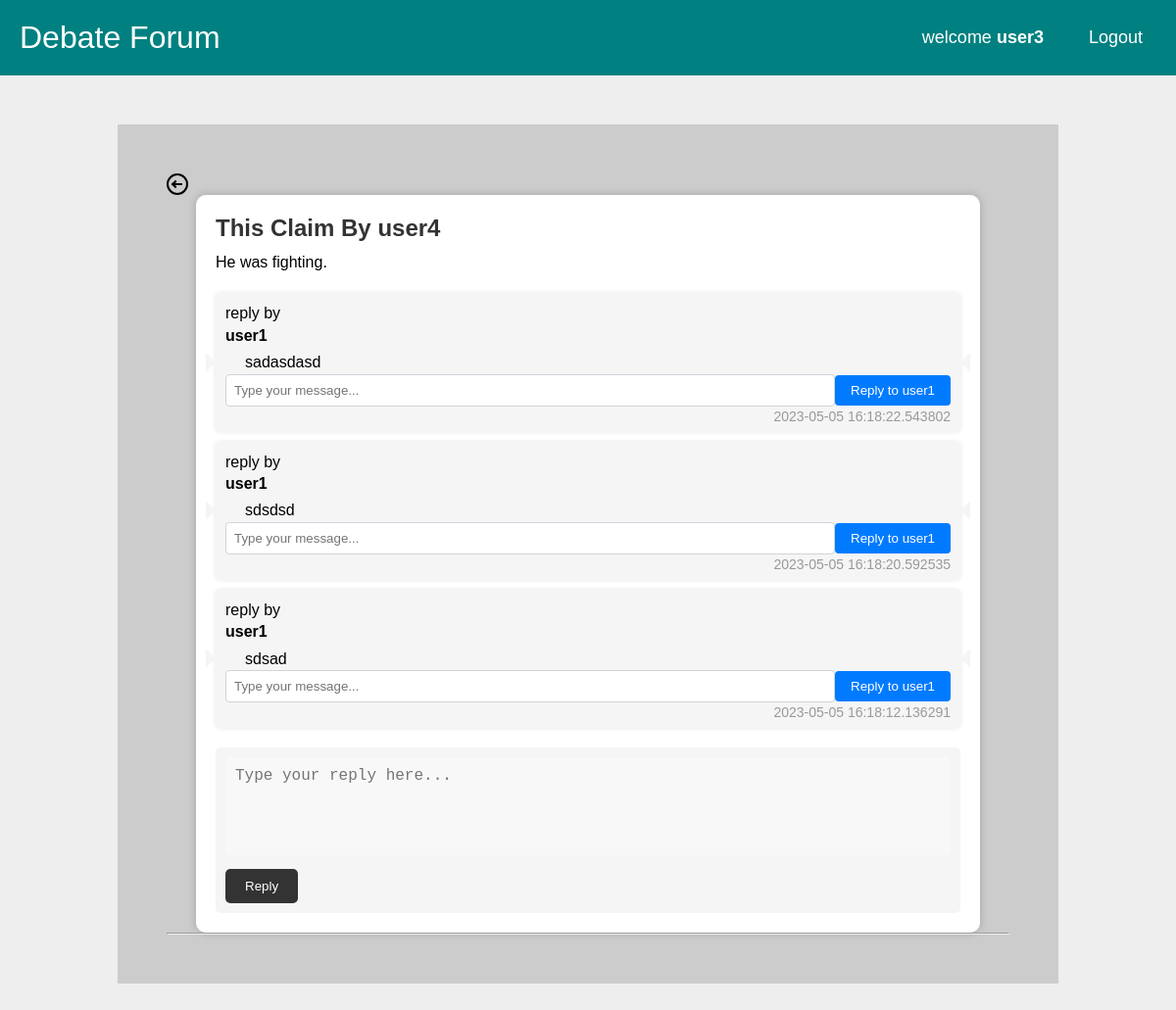
The app's page /claim_page/1 (signed in) with its own data.
### tables this page shows
CREATE TABLE user (
    userID INTEGER NOT NULL PRIMARY KEY AUTOINCREMENT, -- Integer user ID / key
    userName TEXT NOT NULL,                            -- Login username
    passwordHash BLOB NOT NULL,                        -- Hashed password (bytes in python)
    isAdmin BOOLEAN NOT NULL,                          -- If user is admin or not. Ignore if not implementing admin
    creationTime TIMESTAMP NOT NULL DEFAULT CURRENT_TIMESTAMP,      -- Time user was created
    lastVisit TIMESTAMP NOT NULL DEFAULT CURRENT_TIMESTAMP -- User's last visit, for showing new content when they return
);

CREATE TABLE claim (
    claimID INTEGER NOT NULL PRIMARY KEY AUTOINCREMENT,   -- CLaim ID number
    topic INTEGER NOT NULL REFERENCES topic(topicID) ON DELETE CASCADE ON UPDATE CASCADE, -- FK of claim
    postingUser INTEGER REFERENCES user(userID) ON DELETE SET NULL ON UPDATE CASCADE, -- FK of poisting user
    creationTime TIMESTAMP NOT NULL DEFAULT CURRENT_TIMESTAMP,   -- Time topic was created
    updateTime TIMESTAMP NOT NULL DEFAULT CURRENT_TIMESTAMP,      -- Last time a reply was added
    text TEXT NOT NULL                                   -- Actual text
);

CREATE TABLE replyText (
    replyTextID INTEGER NOT NULL PRIMARY KEY AUTOINCREMENT,                           -- Reply ID
    postingUser INTEGER REFERENCES user(userID) ON DELETE SET NULL ON UPDATE CASCADE, -- FK of posting user
    creationTime TIMESTAMP NOT NULL DEFAULT CURRENT_TIMESTAMP,                                                   -- Posting time
    text TEXT NOT NULL                                                                -- Text of reply
);

### routes/claim_page.py (the view, shortened to what this page needs)
@app.route("/claim_page/<int:claimID>", methods = ['GET','POST'])
def claim_page(claimID):
    conn = get_db_connection()
    data = {}
    repliesList = []
    claim = conn.execute(f"SELECT * FROM claim WHERE claimID == '{claimID}'").fetchone()
    replies = conn.execute(f"""SELECT replyText.replyTextID AS reply_id, replyText.postingUser AS reply_posting_user, replyText.creationTime AS reply_creation_time, replyText.text AS reply_text
                FROM claim
                JOIN replyToClaim ON claim.claimID = replyToClaim.claim
                JOIN replyText ON replyToClaim.reply = replyText.replyTextID
                WHERE claim.claimID = {claim['claimID']} ORDER BY reply_creation_time DESC""").fetchall()
    for replay in replies:
        postingUser = conn.execute(f"SELECT * FROM user WHERE userID == '{replay['reply_posting_user']}'").fetchone()
        replies_to_replies = conn.execute(f"""SELECT * FROM replyText INNER JOIN replyToReply ON replyText.replyTextID = replyToReply.reply WHERE replyToReply.parent = {replay['reply_id']}""").fetchall()
        replies_to_replies_list = []
        repliesList.append(
             {
                "reply_id":replay["reply_id"],
                "postingUser":postingUser["userName"],
                "text":replay['reply_text'],
                "creationTime":replay['reply_creation_time'],
                "replies_to_replies":replies_to_replies_list
        }
        )
    postingUser = conn.execute(f"SELECT * FROM user WHERE userID == '{claim['postingUser']}'").fetchone()
    data["postingUser"] = postingUser["userName"]
    data["claim_header"] = claim["text"]
    data["creationTime"] = claim["creationTime"]
    data["repliesData"] = repliesList
    return render_template('claim_page.html', claim =data,claimID=claim["claimID"],is_authenticated=is_authenticated(),current_user=current_user())

### get_db_connection.py (called while the page is built)
def get_db_connection():
    conn = sqlite3.connect('database/database.db')
    conn.row_factory = sqlite3.Row
    return conn

### routes/auth_check.py (called while the page is built)
def is_authenticated():
    if request.cookies.get('username'):
        return True
    else:
        return False

def current_user():
    if is_authenticated():
        conn = get_db_connection()
        user = conn.execute('SELECT * FROM user WHERE userName = ?',(request.cookies.get('username'),)).fetchone()
        return user
    else:
        pass

### templates/claim_page.html (shortened to what this page needs)
{% extends "nav.html" %}
{% block content %}
<link rel="stylesheet" href="{{ url_for('static', filename='css/card.css')}}" />
<link rel="stylesheet" href="{{ url_for('static', filename='css/claim.css')}}" />
<a href="{{ url_for('home') }}" style="text-align: left;max-width:100px;">
  <i class="gg-arrow-left-o" aria-hidden="true"></i>
</a>
<div id="claim-list">
  <div class="post-card">
    <h3>This Claim By {{claim.postingUser}}</h3>
    <p>{{claim.claim_header}}</p>
    <ul id="replies-list" class="replies-list">
      {% for reply in claim.repliesData %}
      <li class="reply">
        reply by<div class="author">{{reply.postingUser}}</div>
        <div class="content">{{reply.text}}</div>
        <div class="date">{{reply.creationTime}}</div>
      <div class="input-group">
        <input id="replytoreplytext{{reply.reply_id}}" name="replytoreplytext" type="text" class="form-control"
          placeholder="Type your message...">
        {% if is_authenticated %}
        <input class="btn btn-primary" type="submit" value="Reply to {{reply.postingUser}}"
          onclick="onReplyToReplyClick(document.getElementById('replytoreplytext{{reply.reply_id}}').value,'{{reply.reply_id}}','{{claimID}}')">
          {% else %}
          <input type="submit" value="Login to Reply" style="color:red; background-color: wheat;">
          {% endif%}
      </div>
      </li>
      {% endfor %}
    </ul>
    <div class="reply-form">
      <textarea id="replyText{{claimID}}" name="reply" placeholder="Type your reply here..."></textarea>
      {% if is_authenticated %}
      <input type="submit" value="Reply" onclick="onReplyClick(document.getElementById('replyText{{claimID}}').value,'{{claimID}}')">
        {% else %}
        <input type="submit" value="Login to Reply" style="color:red; background-color: wheat;">
        {% endif%}
    </div>
  </div>
  <hr>
</div>
{% endblock %}

### templates/nav.html (shortened to what this page needs)
<!DOCTYPE html>
<html lang="en">
<head>
    <link rel="stylesheet" href="{{ url_for('static', filename='css/nav.css')}}" />
    <link rel="stylesheet" href="{{ url_for('static', filename='css/modal.css')}}" />
</head>
<body>
    <nav class="navbar">
        <div class="logo">Debate Forum</div>
        <ul class="nav-links">
            <div class="menu">
                {% if is_authenticated %}
                <li>welcome <strong>{{current_user.username}}</strong></li>
                <li><a href="{{ url_for('logout') }}">Logout</a></li>
                {% else %}
                <li><a id="loginBtn" >Login</a></li>
                <li><a id="registerBtn" >Register New User</a></li>
                {% endif %}
            </div>
        </ul>
    </nav>
    <section class="container">
        {% block content %}
        {% endblock %}
    </section>
</body>
</html>

### static/css/nav.css (style rules this page uses)
* { margin: 0; padding: 0; box-sizing: border-box; }
body { font-family: cursive; }
a { text-decoration: none; }
li { list-style: none; }
.navbar { display: flex; align-items: center; justify-content: space-between; padding: 20px; background-color: teal; color: #fff; }
.nav-links a { color: #fff; }
.logo { font-size: 32px; }
.menu { display: flex; gap: 1em; font-size: 18px; }
.menu li { padding: 5px 14px; }
.container { max-width: 960px; width: 100%; width: calc(100% - 1rem); margin: 50px auto; padding: 50px; background: #ccc; }
.gg-arrow-left-o { box-sizing: border-box; position: relative; display: block; width: 22px; height: 22px; border: 2px solid; transform: scale(var(--ggs,1)); border-radius: 22px; color: black; }
.gg-arrow-left-o::after, .gg-arrow-left-o::before { content: ""; display: block; box-sizing: border-box; position: absolute; left: 4px }
.gg-arrow-left-o::after { width: 6px; height: 6px; border-bottom: 2px solid; border-left: 2px solid; transform: rotate(45deg); bottom: 6px }
.gg-arrow-left-o::before { width: 10px; height: 2px; bottom: 8px; background: currentColor }

### static/css/card.css (style rules this page uses)
body { background: #e5ded8; box-sizing: border-box; }
textarea { width: 100%; height: 150px; padding: 12px 20px; box-sizing: border-box; border: 2px solid #ccc; border-radius: 4px; background-color: #f8f8f8; font-size: 16px; resize: none; }

### static/css/claim.css (style rules this page uses)
body { font-family: Arial, sans-serif; background-color: #eee; }
.post-card { background-color: white; padding: 20px; border-radius: 10px; box-shadow: 0px 0px 10px rgba(0, 0, 0, 0.2); margin-bottom: 20px; max-width: 800px; margin: auto; }
.post-card h3 { margin-top: 0; margin-bottom: 10px; color: #333; font-size: 24px; }
.post-card p { margin-top: 0; margin-bottom: 10px; line-height: 1.4; font-size: 16px; }
.post-card .reply-form { background-color: #f5f5f5; padding: 10px; border-radius: 5px; margin-top: 20px; }
.post-card .reply-form textarea { width: 100%; height: 100px; padding: 10px; border: none; border-radius: 5px; resize: none; margin-bottom: 10px; }
.post-card .reply-form input[type="submit"] { background-color: #333; color: white; border: none; padding: 10px 20px; border-radius: 5px; cursor: pointer; transition: all 0.3s ease; }
.replies-list { list-style: none; padding: 0; margin-top: 20px; }
.reply { background-color: #f5f5f5; padding: 10px; border-radius: 5px; margin-bottom: 10px; font-size: 16px; line-height: 1.4; box-shadow: 0px 0px 5px rgba(0, 0, 0, 0.1); position: relative; }
.reply:before { content: ''; position: absolute; top: 50%; left: -10px; margin-top: -10px; border-style: solid; border-width: 10px 0 10px 10px; border-color: transparent transparent transparent #f5f5f5; }
.reply:after { content: ''; position: absolute; top: 50%; right: -10px; margin-top: -10px; border-style: solid; border-width: 10px 10px 10px 0; border-color: transparent #f5f5f5 transparent transparent; }
.reply .author { font-weight: bold; margin-bottom: 5px; }
.reply .content { margin-left: 20px; }
.reply .date { position: absolute; bottom: 5px; right: 10px; font-size: 14px; color: #999; }
.input-group { display: flex; align-items: center; justify-content: space-between; margin-bottom: 1rem; }
.form-control { flex: 1; border-radius: 0.25rem; padding: 0.5rem; border: 1px solid #ced4da; }
.btn { border-radius: 0.25rem; padding: 0.5rem 1rem; border: none; }
.btn-primary { background-color: #007bff; color: #fff; }

### records on screen
user: username "user3"
user: postingUser "user4"
claim: claim_header "He was fighting."
user: postingUser "user1" "user1" "user1", postingUser "Reply to user1" "Reply to user1" "Reply to user1"
replyText: text "sadasdasd", creationTime "2023-05-05 16:18:22.543802"
replyText: text "sdsdsd", creationTime "2023-05-05 16:18:20.592535"
replyText: text "sdsad", creationTime "2023-05-05 16:18:12.136291"
